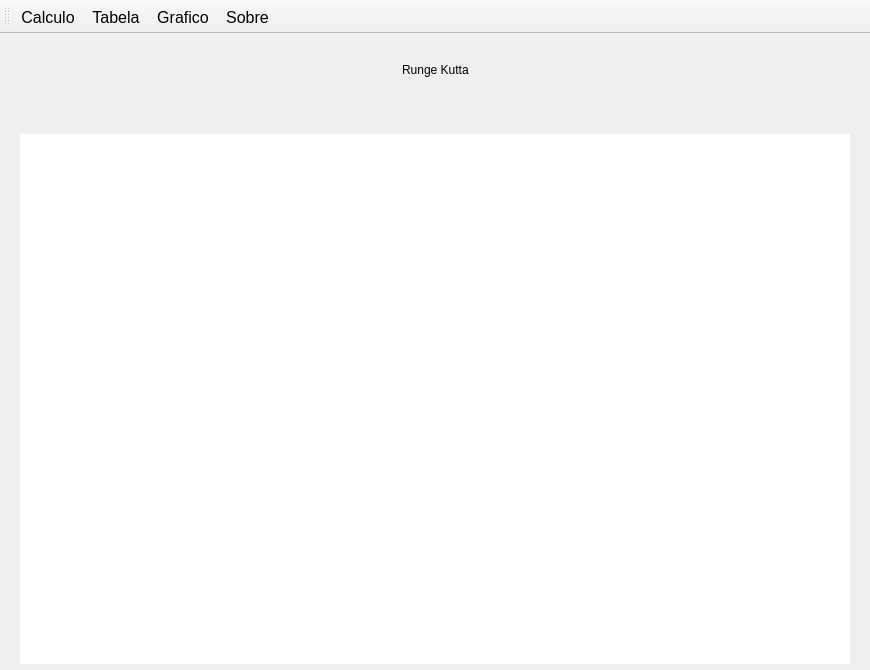
<?xml version="1.0" encoding="UTF-8"?>
<ui version="4.0">
 <class>MainWindow</class>
 <widget class="QMainWindow" name="MainWindow">
  <property name="geometry">
   <rect>
    <x>0</x>
    <y>0</y>
    <width>870</width>
    <height>670</height>
   </rect>
  </property>
  <property name="sizePolicy">
   <sizepolicy hsizetype="Preferred" vsizetype="Preferred">
    <horstretch>0</horstretch>
    <verstretch>0</verstretch>
   </sizepolicy>
  </property>
  <property name="maximumSize">
   <size>
    <width>870</width>
    <height>670</height>
   </size>
  </property>
  <property name="windowTitle">
   <string>MainWindow</string>
  </property>
  <widget class="QWidget" name="centralwidget">
   <widget class="QWidget" name="body" native="true">
    <property name="geometry">
     <rect>
      <x>20</x>
      <y>100</y>
      <width>830</width>
      <height>530</height>
     </rect>
    </property>
    <property name="sizePolicy">
     <sizepolicy hsizetype="Preferred" vsizetype="Preferred">
      <horstretch>0</horstretch>
      <verstretch>0</verstretch>
     </sizepolicy>
    </property>
    <property name="minimumSize">
     <size>
      <width>160</width>
      <height>160</height>
     </size>
    </property>
    <property name="styleSheet">
     <string notr="true">background: white;</string>
    </property>
    <layout class="QVBoxLayout" name="verticalLayout_4"/>
   </widget>
   <widget class="QWidget" name="widget" native="true">
    <property name="geometry">
     <rect>
      <x>20</x>
      <y>0</y>
      <width>831</width>
      <height>71</height>
     </rect>
    </property>
    <property name="sizePolicy">
     <sizepolicy hsizetype="Fixed" vsizetype="Fixed">
      <horstretch>0</horstretch>
      <verstretch>0</verstretch>
     </sizepolicy>
    </property>
    <layout class="QVBoxLayout" name="verticalLayout_5">
     <item alignment="Qt::AlignHCenter">
      <widget class="QLabel" name="label_2">
       <property name="styleSheet">
        <string notr="true">font: 40pt &quot;Times New Roman&quot;;</string>
       </property>
       <property name="text">
        <string>Runge Kutta</string>
       </property>
      </widget>
     </item>
    </layout>
   </widget>
  </widget>
  <widget class="QToolBar" name="toolBar">
   <property name="sizePolicy">
    <sizepolicy hsizetype="Preferred" vsizetype="Preferred">
     <horstretch>0</horstretch>
     <verstretch>0</verstretch>
    </sizepolicy>
   </property>
   <property name="windowTitle">
    <string>toolBar</string>
   </property>
   <attribute name="toolBarArea">
    <enum>TopToolBarArea</enum>
   </attribute>
   <attribute name="toolBarBreak">
    <bool>false</bool>
   </attribute>
   <addaction name="actionCalculo"/>
   <addaction name="actionTabela"/>
   <addaction name="actionGrafico"/>
   <addaction name="actionSobre"/>
  </widget>
  <action name="actionCalculo">
   <property name="text">
    <string>Calculo</string>
   </property>
   <property name="font">
    <font>
     <pointsize>12</pointsize>
    </font>
   </property>
  </action>
  <action name="actionTabela">
   <property name="text">
    <string>Tabela</string>
   </property>
   <property name="font">
    <font>
     <pointsize>12</pointsize>
    </font>
   </property>
  </action>
  <action name="actionGrafico">
   <property name="text">
    <string>Grafico</string>
   </property>
   <property name="font">
    <font>
     <pointsize>12</pointsize>
    </font>
   </property>
  </action>
  <action name="actionSobre">
   <property name="text">
    <string>Sobre</string>
   </property>
   <property name="font">
    <font>
     <pointsize>12</pointsize>
     <strikeout>false</strikeout>
     <kerning>true</kerning>
    </font>
   </property>
  </action>
 </widget>
 <resources/>
 <connections/>
</ui>
